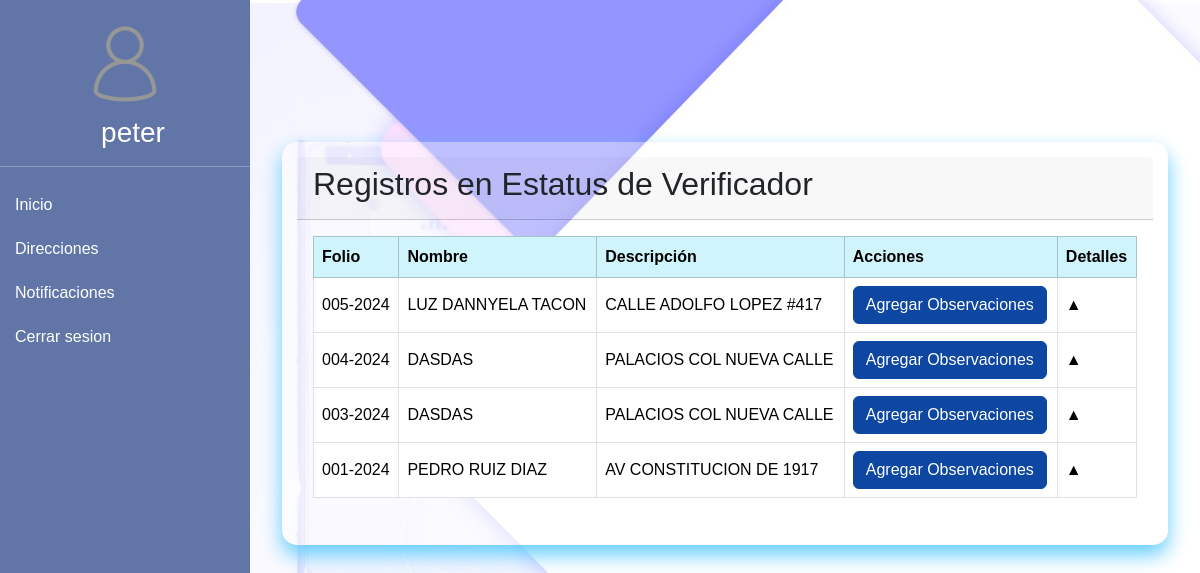
Page /php/verificador/verificador.php (signed in) on the earlier database version.
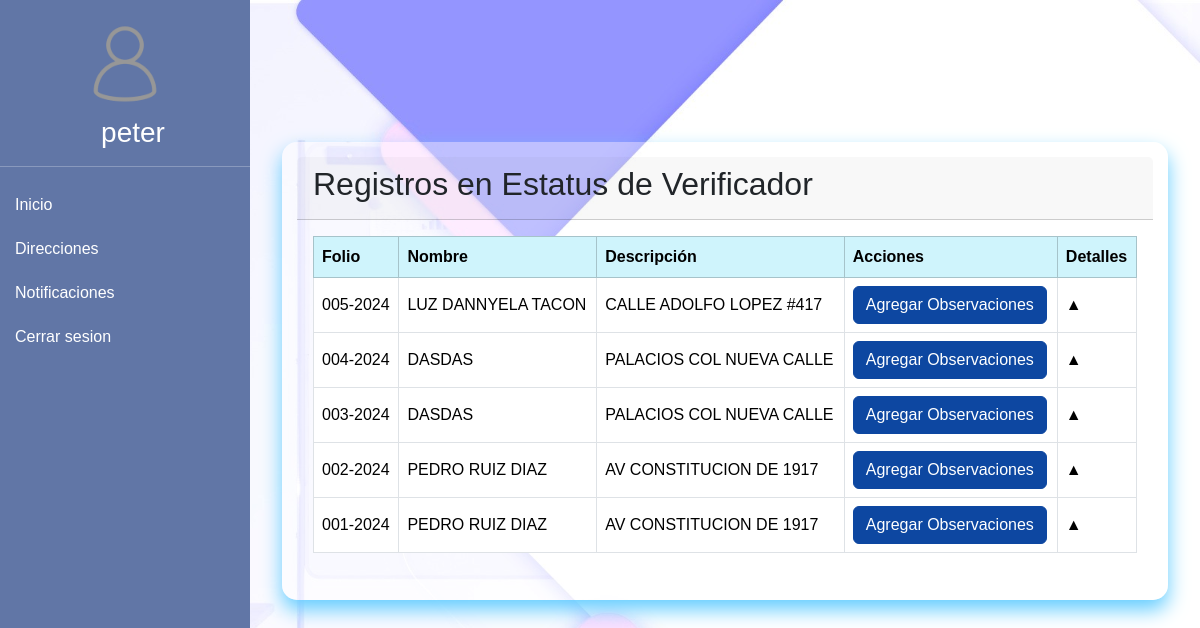
Same page on the later database version.
### tables this page shows
CREATE TABLE `formulario` (
  `folio` varchar(11) NOT NULL,
  `nombre_propietario` varchar(100) NOT NULL,
  `direccion` varchar(255) NOT NULL,
  `localidad` varchar(100) NOT NULL,
  `tipo_tramite` varchar(100) NOT NULL,
  `fecha_ingreso` date NOT NULL,
  `nombre_solicitante` varchar(100) NOT NULL,
  `telefono` varchar(15) NOT NULL,
  `correo` varchar(100) NOT NULL,
  `usuario_recibe` varchar(100) NOT NULL,
  `observaciones` text DEFAULT NULL,
  `fecha_entrega_estimada` date DEFAULT NULL,
  `ubicacion` varchar(255) DEFAULT NULL,
  `img_escrituras` varchar(255) DEFAULT NULL,
  `img_credencial` varchar(100) DEFAULT NULL,
  `estatus` varchar(30) NOT NULL,
  `created_at` timestamp NOT NULL DEFAULT current_timestamp(),
  `updated_at` timestamp NOT NULL DEFAULT current_timestamp() ON UPDATE current_timestamp(),
  `cord_lat` varchar(30) NOT NULL,
  `cord_long` varchar(30) NOT NULL
);

### php/verificador/usuario.php (called while the page is built, shortened)
<?php
$username = $_SESSION["username"];
$conn = connection();
$sql = "SELECT * FROM `formulario` WHERE estatus = 'verificador' ORDER BY `folio` DESC";
$result = $conn->query($sql);
?>

### php/verificador/verificador.php (the view, shortened to what this page needs)
<?php
 include('usuario.php');
?>
<!DOCTYPE html>
<html lang="en">
<head>
    <link href="https://cdn.jsdelivr.net/npm/bootstrap@5.3.2/dist/css/bootstrap.min.css" rel="stylesheet">
    <link rel="stylesheet" href="../../css/globals.css">
</head>
<body>
    <?php include('sidenav.php'); ?>
    <div class="content">
        <div class="card">
            <div class="card-header">
                <h2>Registros en Estatus de Verificador</h2>
            </div>
            <div class="card-body">
                <table class="table table-bordered table">
                    <thead class="table-info">
                        <tr>
                            <th>Folio</th>
                            <th>Nombre</th>
                            <th>Descripción</th>
                            <th>Acciones</th>
                            <th>Detalles</th>
                        </tr>
                    </thead>
                    <tbody>
                        <?php if ($result && $result->num_rows > 0): ?>
                            <?php while ($row = $result->fetch_assoc()): ?>
                                <tr>
                                    <td><?php echo htmlspecialchars($row['folio']); ?></td>
                                    <td><?php echo htmlspecialchars($row['nombre_propietario']); ?></td>
                                    <td><?php echo htmlspecialchars($row['direccion']); ?></td>
                                    <td>
                                        <?php if ($row['estatus'] !== 'ventanilla'): ?>
                                            <button type="button" class="btn btn-primary" data-bs-toggle="modal" data-bs-target="#modal-<?php echo htmlspecialchars($row['folio']); ?>">
                                                <i class="bi bi-pencil"></i> Agregar Observaciones
                                            </button>
                                        <?php endif; ?>
                                    </td>
                                    <td>
                                        <span class="collapse-toggle" data-bs-toggle="collapse" data-bs-target="#details-<?php echo htmlspecialchars($row['folio']); ?>" aria-expanded="false" aria-controls="details-<?php echo htmlspecialchars($row['folio']); ?>">
                                            &#9650;
                                        </span>
                                    </td>
                                </tr>
                            <?php endwhile; ?>
                        <?php else: ?>
                            <tr>
                                <td colspan="5">No se encontraron registros.</td>
                            </tr>
                        <?php endif; ?>
                    </tbody>
                </table>
            </div>
        </div>
    </div>
</body>
</html>

### php/verificador/sidenav.php (shortened to what this page needs)
<div class="sidebar">
    <div class="user-info">
        <img src="../../img/user.png" alt="User Image">
        <h3><?php echo htmlspecialchars($username); ?></h3>
    </div>
    <hr>
        <a href="verificador.php">Inicio</a>
        <a href="direccion.php">Direcciones</a>
        <a href="#">Notificaciones</a>
        <a href="../cerrar_sesion.php">Cerrar sesion</a>
</div>

### css/globals.css (style rules this page uses)
*, *::before, *::after { box-sizing: border-box; margin: 0; padding: 0; }
body { font-family: system-ui, -apple-system, BlinkMacSystemFont, 'Segoe UI', Roboto, Oxygen, Ubuntu, Cantarell, 'Open Sans', 'Helvetica Neue', sans-serif; background-image: url(../img/bg.jpg); background-size: cover; }

### php/verificador/verificador.php (style rules this page uses)
body { background-color: #f0f2f5; font-family: Arial, sans-serif; margin: 0; padding: 0; }
.content { margin-top: 80px; padding: 2rem; width: 100%; max-width: calc(100% - 250px); }
.card { border: none; border-radius: 15px; box-shadow: 0 10px 20px rgba(100, 205, 255, 1); background-color: rgba(255, 255, 255, 0.4); margin-top: 30px; padding: 15px; }
.btn-primary { background-color: #0d47a1; border-color: #0d47a1; transition: none; }
.collapse-toggle { cursor: pointer; }

### php/verificador/sidenav.php (style rules this page uses)
body { background-color: #f0f2f5; font-family: Arial, sans-serif; }
.sidebar { height: 100vh; position: fixed; top: 0; left: 0; width: 250px; background-color: #6176A6; padding-top: 1rem; color: #fff; overflow-y: auto; }
.sidebar h3 { padding-left: 1rem; margin-bottom: 1rem; }
.sidebar a { color: #fff; padding: 10px 15px; text-decoration: none; display: block; transition: none; border-radius: 5px; }
.content { margin-left: 250px; padding: 2rem; }
.table th, .table td { vertical-align: middle; }
.user-info { text-align: center; padding: 0 1rem; }
.user-info img { width: 100px; border-radius: 50%; }

Differences in the rows shown:
now on this page (row edited): formulario: folio "002-2024", nombre_propietario "PEDRO RUIZ DIAZ", direccion "AV CONSTITUCION DE 1917"
